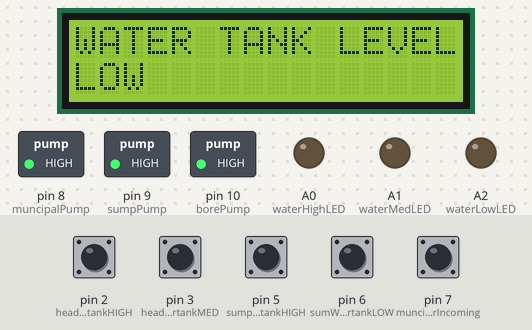
The sketch below on a simulated Arduino Uno, built with avr-gcc and run on an emulated ATmega328P. Shown: 16×2 character LCD, switched loads named in the sketch (green lamp = pin HIGH), output pins drawn as LEDs (lit = HIGH). Dashed ring = blinking. The test bench sets the inputs (shaded band); at power-on: pin 2 (headWatertankHIGH), pin 3 (headWatertankMED), pin 5 (sumpWatertankHIGH), pin 6 (sumWatertankLOW), pin 7 (muncipalWaterIncoming) HIGH. What the sketch prints to the serial monitor is not drawn.

Above: at 3.2 s.
3.3 s: pin 2 (headWatertankHIGH) pulled LOW for 1.25 s
At 4.7 s:
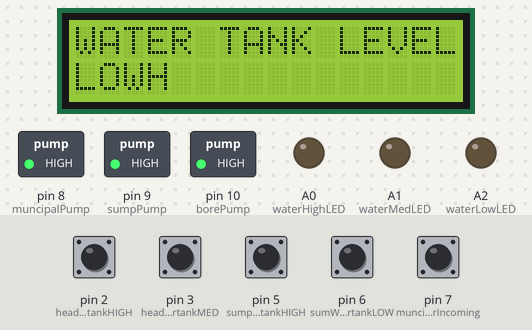
6.7 s: pin 7 (muncipalWaterIncoming) pulled LOW for 1.25 s
At 7.8 s:
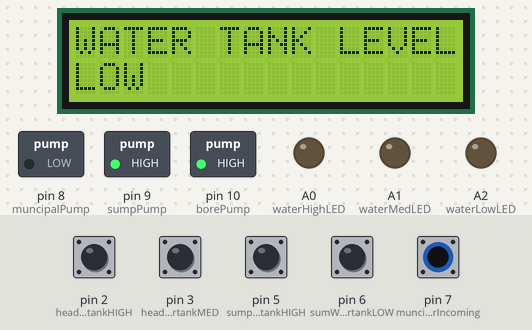
9.7 s: pin 3 (headWatertankMED) pulled LOW for 1.25 s
At 11.1 s:
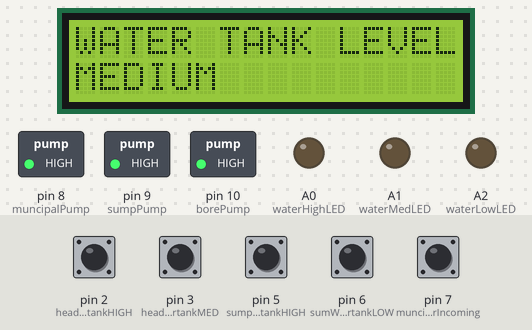
12.8 s: pin 2 (headWatertankHIGH) driven LOW and pin 7 (muncipalWaterIncoming) driven LOW
At 13.9 s:
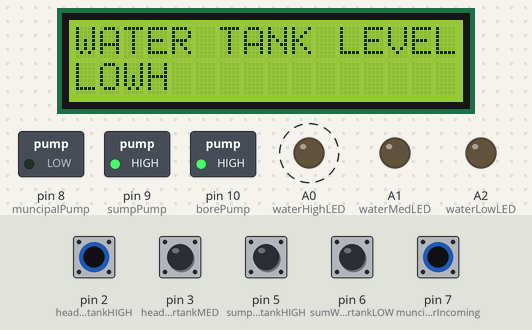
16.9 s: pin 3 (headWatertankMED) pulled LOW for 1.25 s
At 18.4 s:
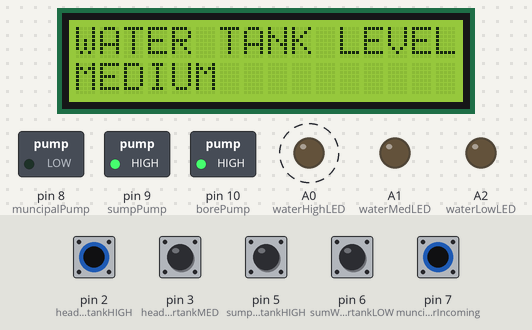
19.6 s: pin 2 (headWatertankHIGH) driven HIGH
At 20.1 s:
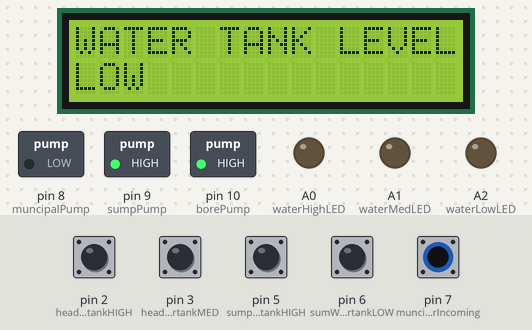
Timing chart, 0 to 24.7 s (numbered marks = the images above; inputs shaded):
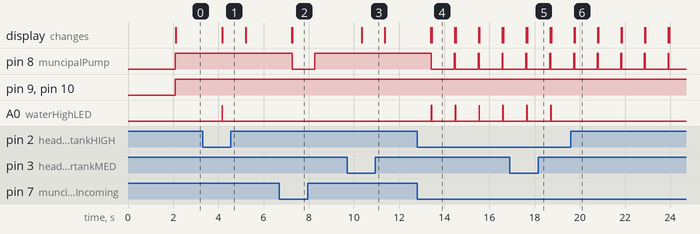

The sketch:

automatic_waterPump_controllers.ino
```cpp
/*
1. LCD connect
2. wifi
3. water level in head water tank - 3 level sensor
4. water level in sump with 2 level sensor
5. bore water pump  --> head water tank
6. muncipal water pump  -- > sump
7. sump water pump  --> to head water tank
8. muncipal water coming or not?
*/

#include <Wire.h>
#include <LiquidCrystal_I2C.h>

LiquidCrystal_I2C lcd(0x27, 16,2);

int headTankHIGH, headTankMED, headTankLOW, sumpTankHIGH, sumpTankLOW, muncipalIncoming; //variables to store digital readings
int flagSump = 0;         // 0 is full and 1 is empty
int flagHead = 0;         //flagHead shows over head tank level. 0 is full and 1 is empty

int headWatertankHIGH = 2;
int headWatertankMED = 3;
int headWatertankLOW = 4;

int sumpWatertankHIGH = 5;
int sumWatertankLOW = 6;
int muncipalWaterIncoming = 7;

int muncipalPump = 8;       //relay to turn on muncipal water incoming
int sumpPump = 9;           //relay to turn on sump water pump
int borePump = 10;          //relay to turn on bore water pump

int waterHighLED = A0;
int waterMedLED = A1;
int waterLowLED = A2;


void setup()
{
  Serial.begin(9600);
  pinMode(headWatertankHIGH, INPUT_PULLUP);
  pinMode(headWatertankMED, INPUT_PULLUP);
  pinMode(headWatertankLOW, INPUT_PULLUP);
  pinMode(sumpWatertankHIGH, INPUT_PULLUP);
  pinMode(sumWatertankLOW, INPUT_PULLUP);
  pinMode(muncipalWaterIncoming, INPUT_PULLUP);

  pinMode(muncipalPump, OUTPUT);
  pinMode(sumpPump, OUTPUT);
  pinMode(borePump, OUTPUT);
  pinMode(waterHighLED, OUTPUT);
  pinMode(waterLowLED, OUTPUT);
  pinMode(waterMedLED, OUTPUT);

  digitalWrite(waterHighLED, LOW);
  digitalWrite(waterLowLED, LOW);
  digitalWrite(waterMedLED, LOW);

  lcd.begin();
  lcd.backlight();
  lcd.clear();
  lcd.print("    AUTOMATIC   ");
  lcd.setCursor(0,1);
  lcd.print("WATER CONTROLLER");
  Serial.println("Automatic water controller project started...");
  delay(2000);

}

void loop()
{
  digitalWrite(sumpPump, HIGH);
  digitalWrite(muncipalPump, HIGH);
  digitalWrite(borePump, HIGH);
  lcd.clear();
  lcd.print("WATER TANK LEVEL:");
  headTankHIGH = digitalRead(headWatertankHIGH);
  headTankLOW = digitalRead(headTankLOW);
  headTankMED = digitalRead(headWatertankMED);
  sumpTankHIGH = digitalRead(sumpWatertankHIGH);
  sumpTankLOW = digitalRead(sumWatertankLOW);
  muncipalIncoming = digitalRead(muncipalWaterIncoming);

  if(muncipalIncoming == 0)                             //condition if muncipal water coming
  {
    Serial.println("Muncipal water coming...");
    delay(10);
    if(sumpTankHIGH == 1 || headTankHIGH == 1)          // condition if sump tank and over head tank are not full
    {
      Serial.println("Muncipal water pump turned on...");
      delay(10);
      digitalWrite(muncipalPump, LOW);
    }

    if(sumpTankHIGH == 0 && headTankHIGH == 0)           //condition if both tanks are full
    {
      Serial.println("Tanks full, muncipal water pump off...");
      delay(10);
      digitalWrite(muncipalPump, HIGH);
    }
  }


  if(headTankHIGH == 1 && headWatertankLOW == 1 && headWatertankMED == 1)
  {
    lcd.setCursor(0,1);
    lcd.print("EMPTY");
    flagHead = 1;
    Serial.println("Overhead tank empty...");
    delay(10);
  }

  if(flagHead == 1 && muncipalIncoming == 1)          //check if overhead tank is completly empty and muncipal water coming or not
  {
    Serial.println("Muncipal water not available...");      //if muncipal water not coming...
    delay(10);
    if(sumpTankLOW == 0)                                    //if water available in sump tank
    {
      Serial.println("Turning on sump water pump...");      //turn on the sump tank water pump to over head tank
      delay(10);
      digitalWrite(sumpPump, LOW);
      digitalWrite(borePump, HIGH);
    }
    if(sumpTankLOW == 1)                                    //if sump tank is empty, turn on the bore water pump
    {
      Serial.println("Sump empty...");
      Serial.println("Turning on bore water pump..");
      delay(10);
      digitalWrite(sumpPump, HIGH);
      digitalWrite(borePump, LOW);
    }
  }

  if(headTankHIGH == 0)              //if over head tank is full, turn off sump and bore water pumps
  {
    lcd.setCursor(0,1);
    lcd.print("HIGH");
    digitalWrite(waterHighLED, HIGH);
    flagHead = 0;
    digitalWrite(sumpPump, HIGH);
    digitalWrite(borePump, HIGH);
    Serial.println("Overhead tank full..");
    delay(10);
  }
  if(headTankLOW == 0)
  {
    lcd.setCursor(0,1);
    lcd.print("LOW");
    digitalWrite(waterLowLED, HIGH);
  }
  if(headTankMED == 0)
  {
    lcd.setCursor(0,1);
    lcd.print("MEDIUM");
    digitalWrite(waterMedLED, HIGH);
  }
  digitalWrite(waterHighLED, LOW);
  digitalWrite(waterMedLED, LOW);
  digitalWrite(waterLowLED, LOW);
  delay(1000);
}
```

Measured:
- after the input at 3.3 s, A0 (waterHighLED): LOW → HIGH after 0.87 s, → LOW 0.01 s later; the display: first changes after 0.87 s (image 1 shows a later state)
- after the input at 6.7 s, pin 8 (muncipalPump): HIGH → LOW after 0.56 s, → HIGH 1.0 s later; the display: first changes after 0.54 s (image 2 shows a later state)
- after the input at 9.7 s, the display: changes after 0.64 s (image 3)
- after the input at 12.8 s, pin 8 (muncipalPump): alternates HIGH for 0.04 s and LOW for 1.0 s, starting after 0.62 s; A0 (waterHighLED): alternates HIGH for 0.01 s and LOW for 1.0 s, starting after 0.63 s; the display: first changes after 0.60 s (image 4 shows a later state)
- after the input at 16.9 s, the display: first differs from a run without the input after 0.78 s (image 5)
- after the input at 19.6 s, A0 (waterHighLED): stops changing and stays LOW; the display: first differs from a run without the input after 0.18 s (image 6)
- what the display in image 4 shows lasts 1.1 s, from 13.4 s to 14.5 s
